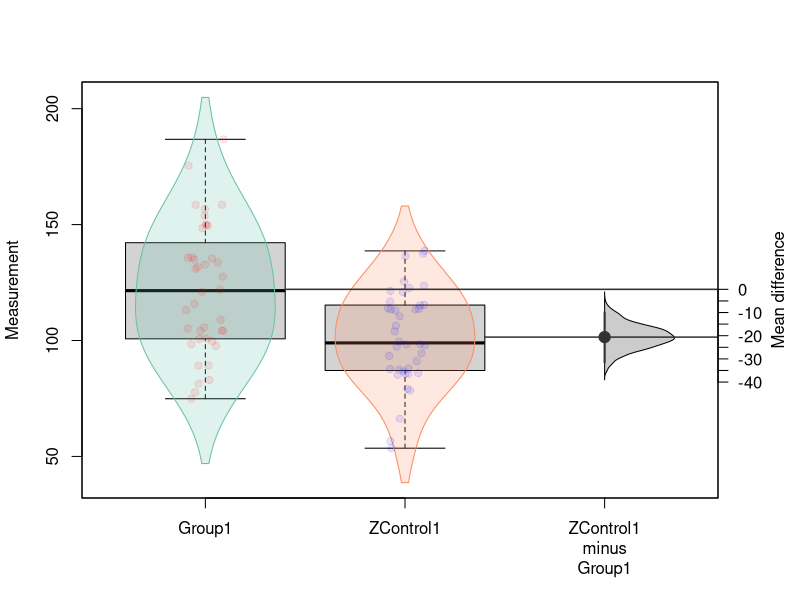

Write the R code that produced this figure.
### Private functions

#### TODO handle NA in data !!!
#### Multiple groups - specify pairings
#### Scale of cohens d - scale to fit (-1, 1), limit axis extents (Hegdes same)

transparent <-  function(colour, alpha) {
  rgba.val <- col2rgb(colour, TRUE)
  t.col <- rgb(rgba.val[1, ], rgba.val[2, ], rgba.val[3, ],
               maxColorValue = 255,
               alpha = (100 - alpha * 100) * 255 / 100)
  invisible(t.col)
}


# Two group statistic functions

# Mean difference (group 2 - group 1)
stMeanDiff <- function(x1, x2) { mean(x2) - mean(x1) }

# Cohens d (group 2 - group 1)
stCohensD <- function(x1, x2){
  m1 <- mean(x1) 
  SD1 <- sd(x1)
  N1 <- length(x1)
  m2 <- mean(x2)
  SD2 <- sd(x2)
  N2 <- length(x2)
  x <- sqrt((N1 - 1) * (SD1 * SD1) * (N2 - 1) * (SD2 * SD2) / (N1 + N2 - 2))
  (m2 - m1) / x
}

#############################################################################

#' Generate differences
#' 
#' This is details
#' 
#' @param data A data frame...
#' @param effect.type Type of difference
#' 
#' @return List containing:
#' bootstrapped mean difference + confidence interval of mean difference + individual bootstrapped difference + 
#'         CI of group 1 + CI of group 2 + mean of group 1 + mean of group 2 + median of group 1 + median of group 2 +
#'         raw data
#'         
#' @export
difference <- function(data,
                       effect.type = c("unstandardised", "cohens", "hegens", "paired-diffs"),
                       paired = FALSE, # if true calculate paired mean difference 
                       data.col = 1, group.col = 2, block.col = NULL, id.col,
                       R = 1000,
                       ci.type = "bca",
                       ...        
                       # ci.type = "bca", #default
                       # contrast = c("group 1 - group 2"), # default larger group minus small group
                       # ci.conf = 0.95,
) {
  
  call <- match.call()
  if (!is.function(effect.type))
    effect.type <- match.arg(effect.type)
  
  # Get list of groups
  groups <- sort(unique(data[[group.col]]))

  # Function to simplify writing bootstrap statistic functions  
  .wrap2GroupStatistic <- function(statisticFn) {
    if (length(groups) != 2)
      stop(sprintf("Require exactly 2 groups for effect type %s, found %d (%s)", effect.type, length(groups), paste(groups, collapse = ", ")))
    function(data, indices) {
      measurement <- data[indices, data.col]
      group <- data[indices, group.col]
      x1 <- measurement[group == groups[1]]
      x2 <- measurement[group == groups[2]]
      statisticFn(x1, x2)
    }
  }

  # Decide how to calculate the statistic
  bootstrapData <- data
  if (effect.type == "unstandardised") {
    statistic <- .wrap2GroupStatistic(stMeanDiff)
  } else if (effect.type == "cohens") {
    statistic <- .wrap2GroupStatistic(stCohensD)
  } else if (effect.type == "hegens") {
    statistic <- .wrap2GroupStatistic(stHegens)
  } else if (effect.type == "paired-diffs") {
    if (missing(id.col)) stop("id.col must be specified when effect.type = 'paired-diffs'")
    g1 <- data[data[[group.col]] == groups[1], ]
    g2 <- data[data[[group.col]] == groups[2], ]
    # Pair on ID (don't assume they are sorted)
    g2Idx <- match(g1[[id.col]], g2[[id.col]])
    bootstrapData <- g2[[data.col]][g2Idx] - g1[[data.col]]
    statistic <- function(data, subset) {
      mean(data[subset])
    }
  } else {
    # User supplied a bootstrap statistic function
    statistic <- effect.type
  }
  
  # Bootstrap the statistic
  es <- boot::boot(bootstrapData, statistic, R = R, ...)
  
  # Calculate confidence interval
  ci <- boot::boot.ci(es, type = ci.type)
  
  # Save some parts of the CI data into the returned value (don't need values that are already there or misleading)
  es[["ci.type"]] <- ci.type
  for (cin in names(ci)) {
    if (!cin %in% c("R", "t0", "call")) {
      es[[cin]] <- ci[[cin]]
    }
  }
  # Overwrite data in result with the real data (rather than bootstrapped data, e.g. for paired-riffs)
  es$data <- data
  # Add some more stuff to the result
  es$call <- match.call()
  es$data.col <- data.col
  es$group.col <- group.col
  es$groups <- groups
  es$effect.type <- effect.type
  
  # Fill in extra information in the returned list  
  gil <- lapply(groups, function(g) { 
    grpVals <- data[[data.col]][data[[group.col]] == g]
    c(mean = mean(grpVals),
      median = median(grpVals),
      sd = sd(grpVals),
      se = sd(grpVals) / sqrt(length(grpVals))
    )
  })
  df <- do.call(rbind, gil)
  rownames(df) <- groups
  es$groupStatistics <- df

  # Return value has type plotES TODO decide on a name
  class(es) <- c("plotES", class(es))
  
  es
}

#' print bootstrap mean difference, bootstrapped confidence interval (R value, bootstrapped corrections"bca")
#' 
#' @export
print.plotES <- function(result, ...) {
  cat("Bootstrapped effect size\n")
  cat("Groups:\n")
  print(es$groupStatistics)
  cat(sprintf("%s effect size %g, %g%% CI (%s) %g, %g\n",
              es$effect.type, es$t0, es$bca[1], es$ci.type, es$bca[4], es$bca[5]))
}


#' Plot data with effect size
#' 
#' @param box Colour of boxplot. If FALSE or NA, boxplot is not drawn
#' @param box_fill Colour used to fill the bodies of the boxplot. If FALSE or NA, bodies are not filled
#' @param points Vector of colours used to draw data points, one colour per group. If FALSE or NA, points are not drawn
#' @param violin What type of violin plot to display. If FALSE, violin plot is not drawn
#' @param adj Value used to control violin plot smoothness.
#' 
#' 
#' @export
plotES <- function(es, 
                   box = "black", 
                   box_fill = "lightgrey", 
                   points = RColorBrewer::brewer.pal(max(3, length(es$groups)), "Set1"),
                   violin = c("left-half", "right-half", "full"),
                   violin_border = RColorBrewer::brewer.pal(max(3, length(es$groups)), "Set2"),
                   violin_fill = transparent(RColorBrewer::brewer.pal(max(3, length(es$groups)), "Set2"), .8),
                   violin_adj = 1.5,
                   violin_width = 0.35,
                   violin_trunc_at = 0.05,
                   
                   mar = c(5, 4, 4, 4) + 0.1, # Default margin
                   xlab = "",
                   
                   # box = TRUE,# draw boxplot 
                   # box_fill = TRUE,# fill up box colour # if false only border will be drawn 
                   # points = TRUE, #add individual data point 
                   mean = TRUE, #draw mean of the data 
                   CI = TRUE, # draw confidence interval line of the data; if, box, density, violin is TRUE, CI is FALSE
                   median_line = FALSE, # if TRUE horizontal line in median is drawn # if, box, density, violin is TRUE, median_line is FALSE
                   ef_size = TRUE, # if false do not plot effect size
                   ef_size_density = TRUE, #if true draw effect size confidence interval
                   ef_size_position = c("right", "down"),# when Gardner-Altman_plot is chosen effect size plotted right, otherwise down 
                   paired = FALSE, # if true draw lines between paired points
                   left_ylab = "",
                   right_ylab = "",
                   bottom_ylab = "",
                   col = c("col1", "col2", "col3"), opacity = 0.6, #colour of box, violin, box border, density, col 1 = group 1, col2 = group 2, col3 = ef plot, {col = n+1, n = group no) #   
                   points_col = c("col1", "col2", "col3"), points_opacity = 0.4, # points colour 
                   ...
) {
  if (!is(es, "plotES")) 
    stop("data must be a plotES object")
  if (!isFALSE(violin))
    violin <- match.arg(violin)
  
  .show <- function(what) !isFALSE(what) && !is.null(what)
  .isColour <- function(c) tryCatch(is.matrix(col2rgb(c)), error = function(e) FALSE)
  .colour <- function(what) if (isTRUE(what)) { "black" } else if (.isColour(what)) { what } else { NA }

  
  data <- es$data
  groups <- es$groups
  
  # Calculate densities for violin plots
  densities <- lapply(groups, function(g) density(data[[es$data.col]][data[[es$group.col]] == g], adj = violin_adj))
  # Normalise densities heights so they all have desired height (which becomes width)
  densities <- lapply(densities, function(d) { d$y <- d$y / max(d$y) * violin_width; d })
  # Optionally chop off the tails
  if (violin_trunc_at > 0)
    densities <- lapply(densities, function(d) { 
      keep <- which(d$y > violin_trunc_at * violin_width)
      d$y <- c(0, d$y[keep], 0)
      d$x <- c(d$x[keep[1]], d$x[keep], d$x[keep[length(keep)]])
      d
      })
  
  # Calculate plot limits
  xlim <- c(0.5, length(groups) + 0.5)
  ylim <- range(data[[es$data.col]])

  # If needed, extend y range to encompass violin plots
  if (.show(violin)) {
    for (d in densities) {
      ylim <- range(ylim, d$x)
    }
  }
  
  # If needed extend x range to encompass effect size
  if (.show(ef_size) && length(groups) == 2) {
    xlim[2] <- xlim[2] + 0.95
  }
  
  # Extend width if showing effect size on right
  
  # Prepare plot
  par(mar = mar)
  plot(NULL, xlim = xlim, ylim = ylim, type = "n", xaxt = "n", yaxt = "n", xlab = xlab, ylab = es$data.col, ...)
  
  # Add the various components to the plot
  f <- as.formula(paste(es$data.col, "~", es$group.col))
  
  # Box plot
  if (.show(box)) {
    boxplot(f, data = data, add = TRUE, 
            col = .colour(box_fill), border = .colour(box))
  }
  # Violin plots
  if (.show(violin)) {
    for (i in seq_along(groups)) {
      d <- densities[[i]]
      col <- violin_fill[i]
      border <- violin_border[i]
      if (violin == "left-half") {
        polygon(i - d$y, d$x, col = col, border = border)
      } else if (violin == "right-half") {
        polygon(i + d$y, d$x, col = col, border = border)
      } else {
        polygon(c(i - d$y, rev(i + d$y)), c(d$x, rev(d$x)), col = col, border = border)
      }
    }
  }
  # Scatter plot of data points
  if (.show(points)) {
    stripchart(f, data = data, method = "jitter",
               pch = 19, vertical = TRUE,
               col = .colour(points),
               add = TRUE)
  }
  
  if (.show(ef_size)) {
    # If there are 2 groups..
    if (length(groups) == 2) {
      # Show it to the right
      d <- density(es$t)
      d$y <- d$y / max(d$y) * violin_width
      # Diff is group2 - group1, so add to group1 mean make it align with group1
      y <- es$groupStatistics[1, 1]
      polygon(d$y + 3.0, d$x + y, 
              col = transparent("black", .8), 
              border = "black")
      
      # Draw mean of effect size
      points (3, y + es$t0, pch = 19, col = "grey20", cex = 1.5)
      # Confidence interval of effect size
      segments(3, y + es$bca[4], 3, y + es$bca[5], col = "grey20", lty = 1, lwd = 2.0)

      # Horizontal lines from group means
      segments(1 + 0.4, y, 5, y, col = "grey20", lty = 1, lwd = 1.5)
      segments(2 + 0.4, y + es$t0, 5, y + es$t0, col = "grey20", lty = 1, lwd = 1.5)
      
      # Axis labels on right-hand 
      axis(4, at = pretty(range(es$t)) + y,
           labels = pretty(range(es$t)), las = 1)
      
      # Add x-axis label for effect size
      axis(1, at = 3, labels = FALSE)
      mtext(sprintf("%s\nminus\n%s", es$groups[2], es$groups[1]), at = 3, side = 1, line = 3)
      mtext("Mean difference",  side = 4, line = 2.5)
      
    }
  } 
    
  
  es
}

###
# Testing

N <- 40
data <- data.frame(Measurement = c(rnorm(N, mean = 100, sd = 25),
                                   rnorm(N, mean = 100, sd = 50),
                                   rnorm(N, mean = 120, sd = 25),
                                   rnorm(N, mean = 80, sd = 50),
                                   rnorm(N, mean = 100, sd = 12),
                                   rnorm(N, mean = 100, sd = 50)),
                   Group = c(rep("ZControl1", N),
                             rep("Control2", N),
                             rep("Group1", N),
                             rep("Group2", N),
                             rep("Group3", N),
                             rep("Group4", N)),
                   Gender = rep(c(rep('Male', N/2), rep('Female', N/2)), 6),
                   ID = rep(1:N, 6)
                   )
# Shuffle
data <- data[sample(nrow(data)), ]

#par(mfrow = c(2, 1))
es <- difference(data[data$Group %in% c("ZControl1", "Group1"),], data.col = "Measurement", group.col = "Group", R = 1000)
print(es)
plotES(es, points = transparent(c("red", "blue"), .9), violin = "full")

# es <- difference(data[data$Group %in% c("ZControl1", "Group1"),], effect.type = "paired-diffs", id.col = "ID", data.col = "Measurement", group.col = "Group", R = 1000)
# print(es)
# plotES(es, points = transparent(c("red", "blue"), .9), violin = "full")


# library(dabestr)
# 
# two.group.unpaired <- dabest(data, Group, Measurement, 
#                              # The idx below passes "Control" as the control group, 
#                              # and "Group1" as the test group. The mean difference
#                              # will be computed as mean(Group1) - mean(Control1).
#                              idx = c("Control1", "Group1"), 
#                              paired = FALSE)
# md <- mean_diff(two.group.unpaired)
# plot(md)
# cd <- cohens_d(two.group.unpaired)
# plot(cd)
